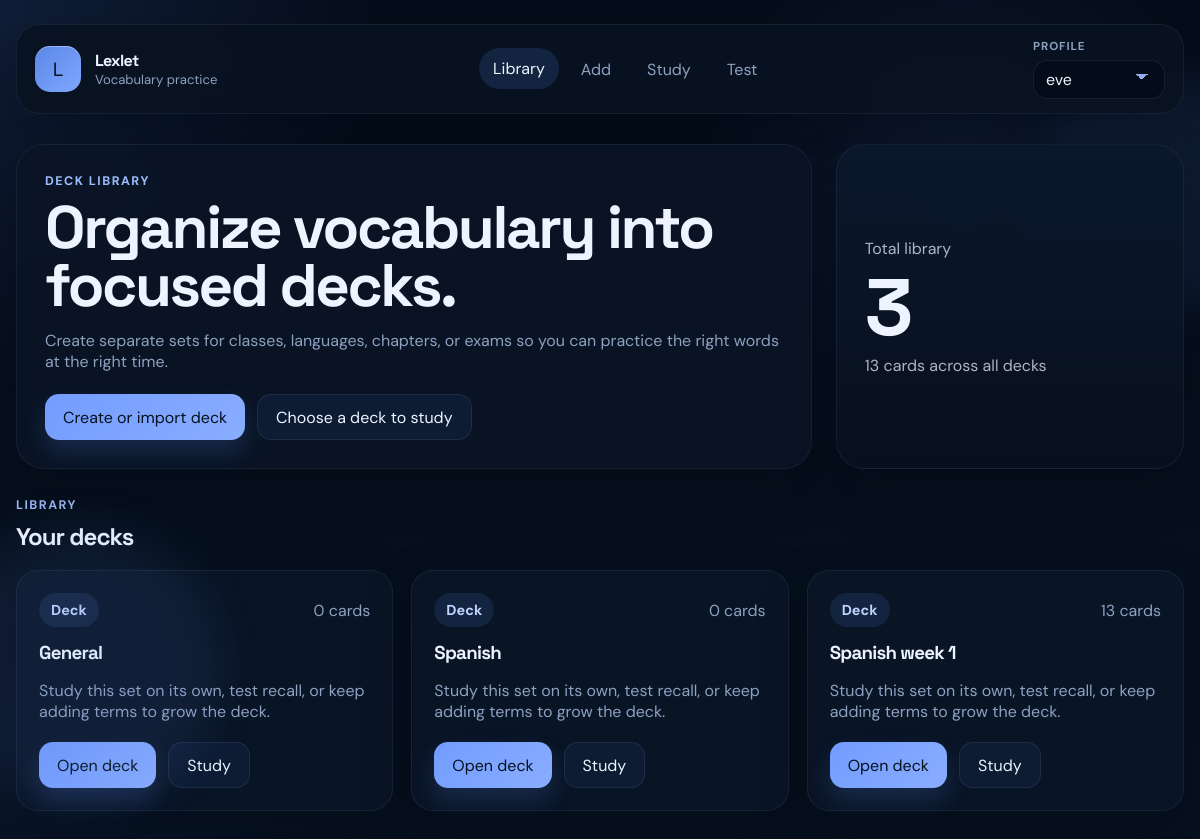
Before: / with the older database file.
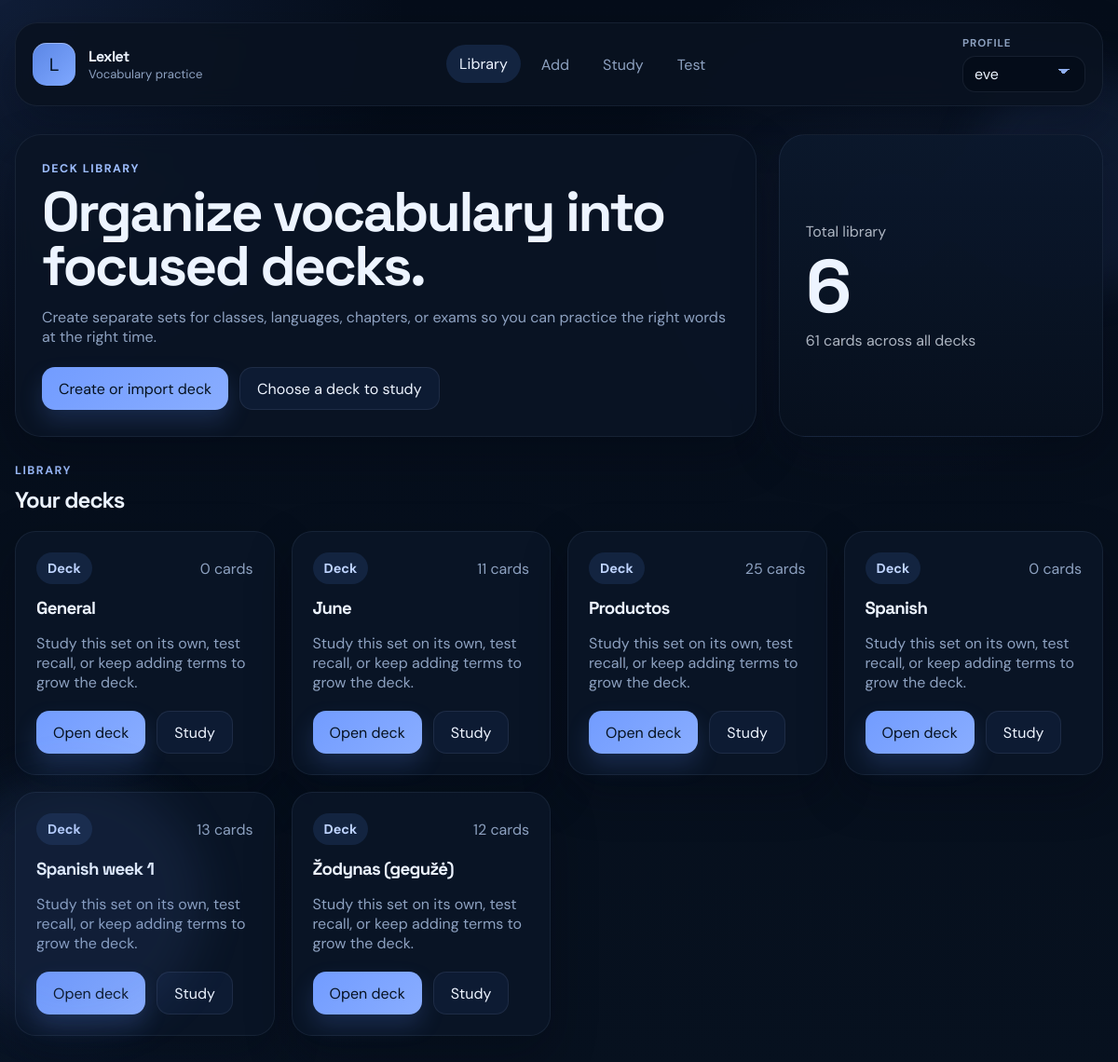
After: the same page with the newer database file.
### tables this page shows
CREATE TABLE decks (
            id INTEGER PRIMARY KEY AUTOINCREMENT,
            name TEXT NOT NULL UNIQUE
        , profile_id INTEGER);

### app.py (the view)
@app.route("/")
def index():
    conn = get_db()
    active_profile_id = get_active_profile_id(conn)
    decks = get_all_decks(conn, active_profile_id)
    total_cards = conn.execute("""
        SELECT COUNT(*)
        FROM cards c
        JOIN decks d ON d.id = c.deck_id
        WHERE d.profile_id = ?
    """, (active_profile_id,)).fetchone()[0]
    conn.close()
    return render_template("index.html", decks=decks, total_cards=total_cards)

### app.py (called while the page is built)
def get_db():
    conn = sqlite3.connect(DB_NAME)
    conn.row_factory = sqlite3.Row
    return conn

def get_profiles(conn):
    return conn.execute("SELECT id, name FROM profiles ORDER BY name COLLATE NOCASE").fetchall()

def get_active_profile_id(conn):
    stored_profile_id = session.get("active_profile_id")
    if stored_profile_id:
        existing = conn.execute("SELECT id FROM profiles WHERE id = ?", (stored_profile_id,)).fetchone()
        if existing:
            return stored_profile_id
    eve = conn.execute("SELECT id FROM profiles WHERE lower(name) = 'eve'").fetchone()
    if eve:
        session["active_profile_id"] = eve["id"]
        return eve["id"]
    first_profile = conn.execute("SELECT id FROM profiles ORDER BY id LIMIT 1").fetchone()
    if first_profile:
        session["active_profile_id"] = first_profile["id"]
        return first_profile["id"]
    return None

def get_all_decks(conn, profile_id):
    return conn.execute("""
        SELECT d.id, d.name, COUNT(c.id) AS card_count
        FROM decks d
        LEFT JOIN cards c ON c.deck_id = d.id
        WHERE d.profile_id = ?
        GROUP BY d.id, d.name
        ORDER BY d.name COLLATE NOCASE
    """, (profile_id,)).fetchall()

@app.context_processor
def inject_profile_state():
    conn = get_db()
    profiles = get_profiles(conn)
    active_profile_id = get_active_profile_id(conn)
    active_profile = conn.execute(
        "SELECT id, name FROM profiles WHERE id = ?",
        (active_profile_id,),
    ).fetchone()
    conn.close()
    return {"profiles": profiles, "active_profile": active_profile}

### templates/index.html (shortened to what this page needs)
{% extends "base.html" %}
{% block content %}
<section class="hero">
    <div>
        <p class="eyebrow">Deck library</p>
        <h1>Organize vocabulary into focused decks.</h1>
        <p class="hero-copy">Create separate sets for classes, languages, chapters, or exams so you can practice the right words at the right time.</p>
        <div class="hero-actions">
            <a class="button button-primary" href="{{ url_for('add_card') }}">Create or import deck</a>
            <a class="button button-secondary" href="{{ url_for('study') }}">Choose a deck to study</a>
        </div>
    </div>
    <aside class="hero-panel">
        <p>Total library</p>
        <strong>{{ decks|length }}</strong>
        <span>{{ total_cards }} {{ "card" if total_cards == 1 else "cards" }} across all decks</span>
    </aside>
</section>
<section class="section-header">
    <div>
        <p class="eyebrow">Library</p>
        <h2>Your decks</h2>
    </div>
</section>
{% if decks %}
<section class="deck-grid">
    {% for deck in decks %}
    <article class="deck-card deck-card-clickable" data-href="{{ url_for('deck_detail', deck_id=deck.id) }}" tabindex="0" role="link" aria-label="Open {{ deck.name }} deck">
        <div class="card-meta">
            <span class="chip">Deck</span>
            <span class="deck-count">{{ deck.card_count }} {{ "card" if deck.card_count == 1 else "cards" }}</span>
        </div>
        <h3>{{ deck.name }}</h3>
        <p>Study this set on its own, test recall, or keep adding terms to grow the deck.</p>
        <div class="deck-actions">
            <a class="button button-primary" href="{{ url_for('deck_detail', deck_id=deck.id) }}">Open deck</a>
            <a class="button button-secondary" href="{{ url_for('study', deck_id=deck.id) }}">Study</a>
        </div>
    </article>
    {% endfor %}
</section>
{% endif %}
{% endblock %}

### templates/base.html (shortened to what this page needs)
<!DOCTYPE html>
<html lang="en">
<head>
    <link rel="stylesheet" href="{{ url_for('static', filename='style.css') }}">
</head>
<body>
<div class="page-shell">
    <div class="ambient ambient-one"></div>
    <header class="topbar">
        <a class="brand" href="{{ url_for('index') }}">
            <span class="brand-mark">L</span>
            <span>
                <strong>Lexlet</strong>
                <small>Vocabulary practice</small>
            </span>
        </a>
        <nav class="nav nav-desktop">
            <a class="{% if request.endpoint in ['index', 'deck_detail'] %}is-active{% endif %}" href="{{ url_for('index') }}">Library</a>
            <a class="{% if request.endpoint == 'add_card' %}is-active{% endif %}" href="{{ url_for('add_card') }}">Add</a>
            <a class="{% if request.endpoint == 'study' %}is-active{% endif %}" href="{{ url_for('study') }}">Study</a>
            <a class="{% if request.endpoint == 'test' %}is-active{% endif %}" href="{{ url_for('test') }}">Test</a>
        </nav>
        <form class="profile-switcher" action="{{ url_for('switch_profile') }}" method="POST">
            <label for="profile_id">Profile</label>
            <select id="profile_id" name="profile_id" onchange="this.form.submit()">
                {% for profile in profiles %}
                <option value="{{ profile.id }}" {% if active_profile and active_profile.id == profile.id %}selected{% endif %}>
                    {{ profile.name }}
                </option>
                {% endfor %}
            </select>
        </form>
    </header>
    <main class="page-content">
        {% block content %}{% endblock %}
    </main>
</div>
</body>
</html>

Changed rows visible on the page:
added decks: card_count "11", card_count "cards", name "June"
added decks: card_count "25", card_count "cards", name "Productos"
added decks: card_count "12", card_count "cards", name "Žodynas (gegužė)"
Other visible differences:
{{ decks|length }}: "3" → "6"
{{ total_cards }}: "13" → "61"
